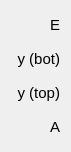
    <widget class="QWidget" name="layoutWidget">
     <property name="geometry">
      <rect>
       <x>360</x>
       <y>50</y>
       <width>71</width>
       <height>132</height>
      </rect>
     </property>
     <layout class="QVBoxLayout" name="verticalLayout_14">
      <item>
       <widget class="QLabel" name="elasticmodvar">
        <property name="minimumSize">
         <size>
          <width>0</width>
          <height>28</height>
         </size>
        </property>
        <property name="maximumSize">
         <size>
          <width>16777215</width>
          <height>28</height>
         </size>
        </property>
        <property name="font">
         <font>
          <pointsize>11</pointsize>
         </font>
        </property>
        <property name="text">
         <string>E</string>
        </property>
        <property name="alignment">
         <set>Qt::AlignmentFlag::AlignRight|Qt::AlignmentFlag::AlignTrailing|Qt::AlignmentFlag::AlignVCenter</set>
        </property>
       </widget>
      </item>
      <item>
       <widget class="QLabel" name="bottomtocentroidvar">
        <property name="minimumSize">
         <size>
          <width>0</width>
          <height>28</height>
         </size>
        </property>
        <property name="maximumSize">
         <size>
          <width>16777215</width>
          <height>28</height>
         </size>
        </property>
        <property name="font">
         <font>
          <pointsize>11</pointsize>
         </font>
        </property>
        <property name="text">
         <string>y (bot)</string>
        </property>
        <property name="alignment">
         <set>Qt::AlignmentFlag::AlignRight|Qt::AlignmentFlag::AlignTrailing|Qt::AlignmentFlag::AlignVCenter</set>
        </property>
       </widget>
      </item>
      <item>
       <widget class="QLabel" name="toptocentroidvar">
        <property name="minimumSize">
         <size>
          <width>0</width>
          <height>28</height>
         </size>
        </property>
        <property name="maximumSize">
         <size>
          <width>16777215</width>
          <height>28</height>
         </size>
        </property>
        <property name="font">
         <font>
          <pointsize>11</pointsize>
         </font>
        </property>
        <property name="text">
         <string>y (top)</string>
        </property>
        <property name="alignment">
         <set>Qt::AlignmentFlag::AlignRight|Qt::AlignmentFlag::AlignTrailing|Qt::AlignmentFlag::AlignVCenter</set>
        </property>
       </widget>
      </item>
      <item>
       <widget class="QLabel" name="areavar">
        <property name="minimumSize">
         <size>
          <width>0</width>
          <height>28</height>
         </size>
        </property>
        <property name="maximumSize">
         <size>
          <width>16777215</width>
          <height>28</height>
         </size>
        </property>
        <property name="font">
         <font>
          <pointsize>11</pointsize>
         </font>
        </property>
        <property name="text">
         <string>A</string>
        </property>
        <property name="alignment">
         <set>Qt::AlignmentFlag::AlignRight|Qt::AlignmentFlag::AlignTrailing|Qt::AlignmentFlag::AlignVCenter</set>
        </property>
       </widget>
      </item>
     </layout>
    </widget>
